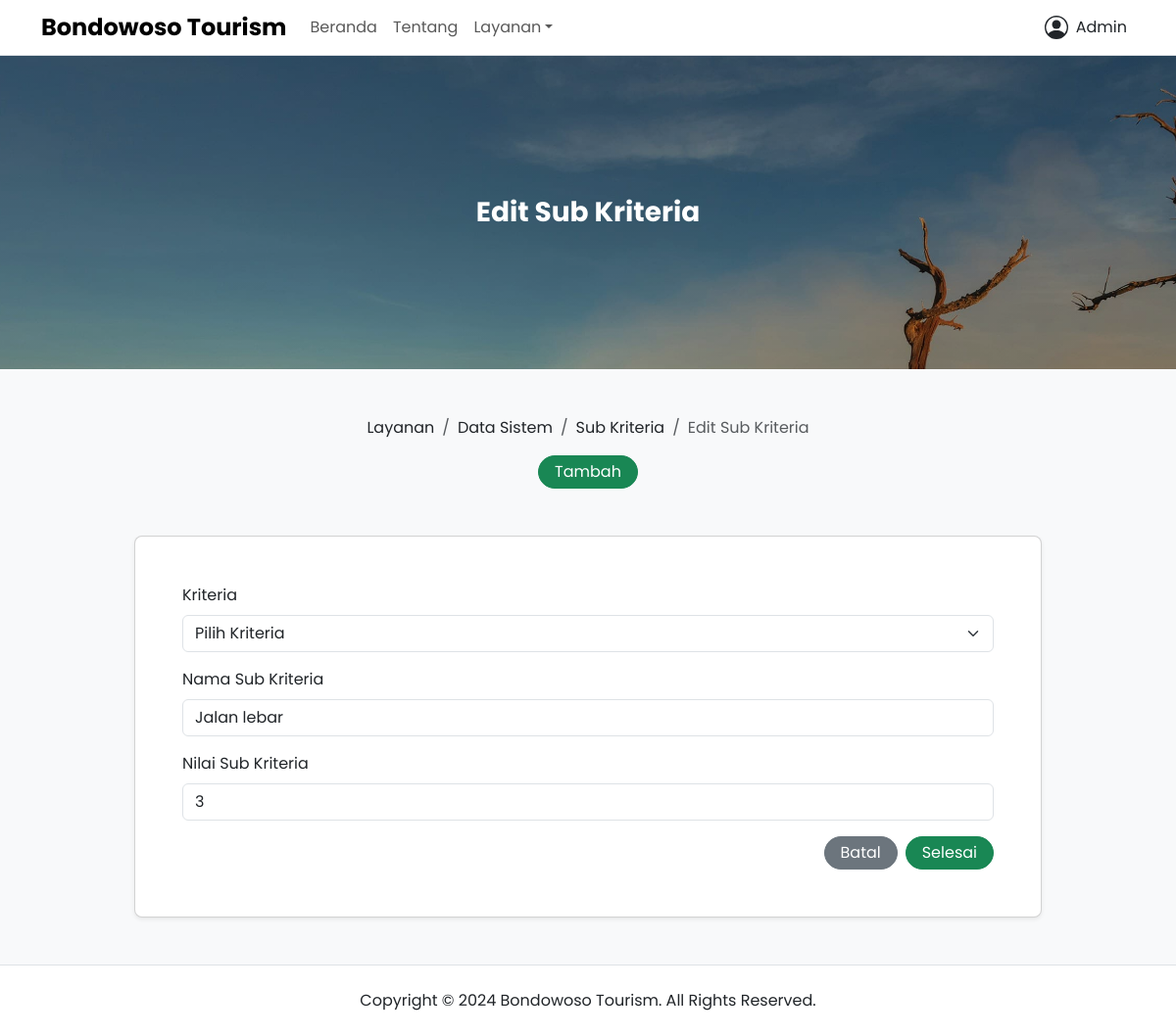
The page /layanan/sub-kriteria/23/edit (signed in) on the database its author committed.
### app/models.py (models this page shows, shortened)
class User(UserMixin, db.Model):
  __tablename__ = "user"
  id = db.Column(db.Integer, primary_key=True)
  name = db.Column(db.String(60), nullable=False)
  gender = db.Column(db.String(60), nullable=False)
  phone = db.Column(db.String(60), nullable=False, unique=True)
  email = db.Column(db.String(60), nullable=False, unique=True)
  role = db.Column(db.String(20), nullable=False, default="user")
  password = db.Column(db.String(128), nullable=False)
  joined_date = db.Column(db.DateTime, nullable=False, default=datetime.now)
  usage_help = db.relationship("UsageHelp", backref="user", lazy=True)
  criteria = db.relationship("Criteria", backref="user", lazy=True)
  sub_criteria = db.relationship("SubCriteria", backref="user", lazy=True)
  location_point = db.relationship("LocationPoint", backref="user", lazy=True)
  tour_type = db.relationship("TourType", backref="user", lazy=True)
  tour_list = db.relationship("TourList", backref="user", lazy=True)

class SubCriteria(db.Model):
  __tablename__ = "sub_criteria"
  id = db.Column(db.Integer, primary_key=True)
  name = db.Column(db.String(128), nullable=False)
  value = db.Column(db.Integer, nullable=False)
  posted_date = db.Column(db.DateTime, nullable=False, default=datetime.now)
  updated_date = db.Column(db.DateTime, onupdate=datetime.now, default=datetime.now)
  user_id = db.Column(db.Integer, db.ForeignKey("user.id"), nullable=False)
  criteria_id = db.Column(db.Integer, db.ForeignKey("criteria.id"), nullable=False)
  criteria = db.relationship("Criteria", back_populates="sub_criteria")

### app/views/public.py (the view)
@public_app.route("/layanan/sub-kriteria/<id>/edit", methods=["GET", "POST"])
@login_required
def update_sub_criteria(id):
  check_admin()
  data = SubCriteria.query.filter_by(id=id).first_or_404()
  form = SubCriteriaForm()
  if form.validate_on_submit():
    data.criteria = form.criteria.data
    data.name = form.name.data
    data.value = form.value.data
    data.user = current_user
    db.session.commit()
    flash("Data telah berhasil diperbarui!", "success")
    return redirect(url_for("public_app.sub_criteria"))
  elif request.method == "GET":
    form.criteria.data = data.criteria
    form.name.data = data.name
    form.value.data = data.value
  return render_template("public/services/system_data/sub-criteria_form.html", title="Edit Sub Kriteria - Bondowoso Tourism", form=form, operation="Edit")

### app/forms.py
class SubCriteriaForm(FlaskForm):
  criteria = QuerySelectField("Kriteria", validators=[DataRequired()], query_factory=lambda: Criteria.query.order_by(Criteria.name.asc()).all(), get_label="name", allow_blank=True, blank_text="Pilih Kriteria")
  name = StringField("Nama Sub Kriteria", validators=[DataRequired(), Length(max=128)])
  value = IntegerField("Nilai Sub Kriteria", validators=[DataRequired()])
  submit = SubmitField("Selesai")

### app/models.py (called while the page is built)
@login_manager.user_loader
def load_user(user_id):
  return User.query.get(int(user_id))

### app/utils.py (called while the page is built)
def check_admin():
  if not current_user.role == "admin":
    abort(403)

### app/templates/public/services/system_data/sub-criteria_form.html (shortened to what this page needs)
{% extends 'components/public/base.html' %} {% set active_page = 'system_data' %} {% block content %}
<div class="banner d-flex bg-hero h-20rem">
  <div class="container my-auto">
    <div class="row justify-content-center align-items-center">
      <div class="col-lg-10">
        <div class="text-white text-center">
          <h2 class="fw-bold fs-3 title-clamp-2 mb-0">{{ operation }} Sub Kriteria</h2>
        </div>
      </div>
    </div>
  </div>
</div>
<div class="page-wrapper bg-body-tertiary">
  <div class="container">
    <div class="row justify-content-center align-items-center pt-5">
      <div class="col-lg-10">
        <div class="d-flex flex-column row-gap-3">
          <nav aria-label="breadcrumb">
            <ol class="breadcrumb justify-content-center align-items-center mb-0">
              <li class="breadcrumb-item"><a class="link-dark link-offset-2 link-underline-opacity-0 link-underline-opacity-100-hover" href="{{ url_for('public_app.services') }}">Layanan</a></li>
              <li class="breadcrumb-item"><a class="link-dark link-offset-2 link-underline-opacity-0 link-underline-opacity-100-hover" href="{{ url_for('public_app.system_data') }}">Data Sistem</a></li>
              <li class="breadcrumb-item"><a class="link-dark link-offset-2 link-underline-opacity-0 link-underline-opacity-100-hover" href="{{ url_for('public_app.sub_criteria') }}">Sub Kriteria</a></li>
              <li class="breadcrumb-item active" aria-current="page">{{ operation }} Sub Kriteria</li>
            </ol>
          </nav>
          {% if current_user.role == "admin" %}
          <div class="text-center">
            <a class="btn btn-success rounded-5 py-1 px-3" href="{{ url_for('public_app.create_sub_criteria') }}" role="button">Tambah</a>
          </div>
          {% endif %}
        </div>
      </div>
    </div>
    <div class="row justify-content-center align-items-center py-5">
      <div class="col-lg-10">
        <div class="card shadow-sm rounded-3">
          <div class="card-body p-lg-5 py-5 px-4">
            <form method="POST">
              <div class="mb-3">
                {{ form.criteria.label(class="form-label") }} {% if form.criteria.errors %} {{ form.criteria(class="form-select is-invalid") }}
                <div class="invalid-feedback">
                  {% for error in form.criteria.errors %}
                  <span>{{ error }}</span>
                  {% endfor %}
                </div>
                {% else %} {{ form.criteria(class="form-select") }} {% endif %}
              </div>
              <div class="mb-3">
                {{ form.name.label(class="form-label") }} {% if form.name.errors %} {{ form.name(class="form-control is-invalid") }}
                <div class="invalid-feedback">
                  {% for error in form.name.errors %}
                  <span>{{ error }}</span>
                  {% endfor %}
                </div>
                {% else %} {{ form.name(class="form-control") }} {% endif %}
              </div>
              <div class="mb-3">
                {{ form.value.label(class="form-label") }} {% if form.value.errors %} {{ form.value(class="form-control is-invalid") }}
                <div class="invalid-feedback">
                  {% for error in form.value.errors %}
                  <span>{{ error }}</span>
                  {% endfor %}
                </div>
                {% else %} {{ form.value(class="form-control") }} {% endif %}
              </div>
              <div class="d-flex flex-row justify-content-end align-items-center column-gap-2">
                <a class="btn btn-secondary rounded-5 py-1 px-3" href="{{ url_for('public_app.sub_criteria') }}" role="button">Batal</a>
                {{ form.submit(class="btn btn-success rounded-5 py-1 px-3") }}
              </div>
            </form>
          </div>
        </div>
      </div>
    </div>
  </div>
</div>
{% endblock %}

### app/templates/components/public/includes/navbar.html (shortened to what this page needs)
<nav class="navbar navbar-expand-lg bg-body border-bottom">
  <div class="container">
    <a class="navbar-brand" href="{{ url_for('public_app.homepage') }}">
      <h1 class="fw-bold fs-4 my-auto">Bondowoso Tourism</h1>
    </a>
    <div class="offcanvas offcanvas-end border-0" tabindex="-1" id="offcanvasNavbar" aria-labelledby="offcanvasNavbarLabel">
      <div class="offcanvas-body">
        <ul class="navbar-nav me-auto">
          <li class="nav-item">
            <a class="{{ 'nav-link active' if active_page == 'home' else 'nav-link' }}" aria-current="page" href="{{ url_for('public_app.homepage') }}">Beranda</a>
          </li>
          <li class="nav-item">
            <a class="{{ 'nav-link active' if active_page == 'about' else 'nav-link' }}" href="{{ url_for('public_app.about') }}">Tentang</a>
          </li>
          <li class="nav-item dropdown">
            <a class="nav-link dropdown-toggle" href="#" role="button" data-bs-toggle="dropdown" aria-expanded="false">Layanan</a>
          </li>
        </ul>
        <ul class="navbar-nav">
          {% if current_user.is_authenticated %}
          <li class="nav-item dropdown">
            <a class="nav-link text-body" href="#" role="button" data-bs-toggle="dropdown" aria-expanded="false">
              <div class="d-flex align-items-center column-gap-2">
                <svg xmlns="http://www.w3.org/2000/svg" height="1.5em" fill="currentColor" viewBox="0 0 16 16">
                  <path d="M11 6a3 3 0 1 1-6 0 3 3 0 0 1 6 0" />
                  <path fill-rule="evenodd" d="M0 8a8 8 0 1 1 16 0A8 8 0 0 1 0 8m8-7a7 7 0 0 0-5.468 11.37C3.242 11.226 4.805 10 8 10s4.757 1.225 5.468 2.37A7 7 0 0 0 8 1" />
                </svg>
                <p class="mb-0">{{ current_user.name }}</p>
              </div>
            </a>
          </li>
          {% else %}
          <li class="nav-item my-auto">
            <a class="btn btn-outline-dark rounded-5 py-1 px-3" href="{{ url_for('control_panel_app.login') }}" role="button">Masuk</a>
            <a class="btn btn-dark rounded-5 py-1 px-3" href="{{ url_for('control_panel_app.register') }}" role="button">Daftar</a>
          </li>
          {% endif %}
        </ul>
      </div>
    </div>
  </div>
</nav>

### app/static/css/main.css (style rules this page uses)
body { font-family: "Poppins", sans-serif; }
.bg-hero { background: linear-gradient(rgba(0, 0, 0, 0.25), rgba(0, 0, 0, 0.25)), url(../media/uploads/home/hero.jpg); background-attachment: fixed; background-repeat: no-repeat; background-size: cover; background-position: center; }
.h-20rem { height: 20rem; }

### rows shown on the page
User: name "Admin"
SubCriteria: criteria "Pilih Kriteria", name "Jalan lebar", value "3"

### other values the page prints
{{ operation }} "Edit"
